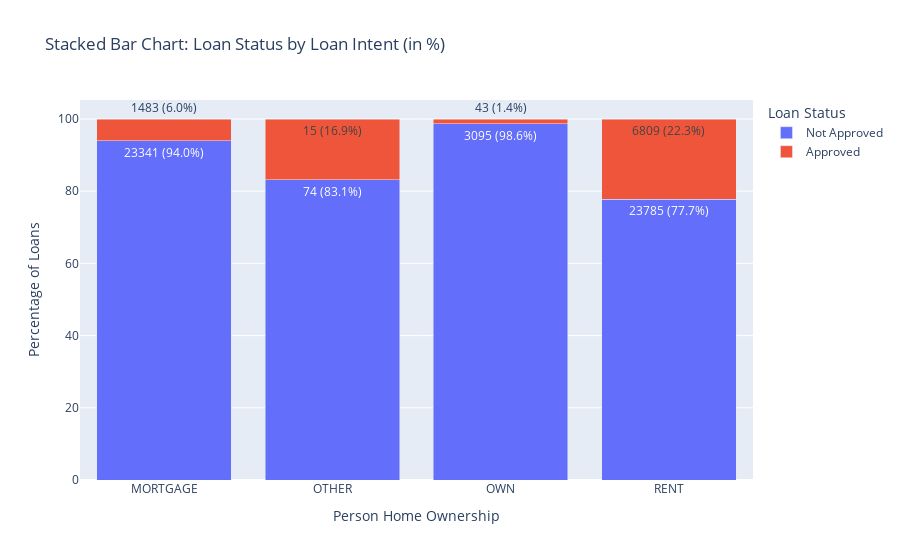

The code cell stored with this chart in its notebook:
### Code cell
import plotly.express as px
import pandas as pd

# Group and calculate count
grouped_df = df_train.groupby(['person_home_ownership', 'loan_status']).size().reset_index(name='count')

# Calculate total per loan_intent
total_per_intent = grouped_df.groupby('person_home_ownership')['count'].transform('sum')

# Calculate percentage
grouped_df['percentage'] = (grouped_df['count'] / total_per_intent) * 100

# Format label: count (percentage)
grouped_df['label'] = grouped_df['count'].astype(str) + ' (' + grouped_df['percentage'].round(1).astype(str) + '%)'

# Map loan_status for better labels
grouped_df['loan_status'] = grouped_df['loan_status'].map({0: 'Not Approved', 1: 'Approved'})

# Plot stacked bar with proportions
fig = px.bar(
    grouped_df,
    x='person_home_ownership',
    y='percentage',
    color='loan_status',
    text='label',
    barmode='stack',
    labels={
        'person_home_ownership': 'Person Home Ownership',
        'percentage': 'Percentage of Loans',
        'loan_status': 'Loan Status'
    },
    title='Stacked Bar Chart: Loan Status by Loan Intent (in %)'
)



fig.show()

### Figure 1 — Plotly figure (JSON) as saved in the notebook; plotly's stock layout.template omitted (floating-point values rounded to 4 significant figures)
{"data": [{"hovertemplate": "Loan Status=Not Approved<br>Person Home Ownership=%{x}<br>Percentage of Loans=%{y}<br>label=%{text}<extra></extra>", "legendgroup": "Not Approved", "marker": {"color": "#636efa", "pattern": {"shape": ""}}, "name": "Not Approved", "orientation": "v", "showlegend": true, "text": ["23341 (94.0%)", "74 (83.1%)", "3095 (98.6%)", "23785 (77.7%)"], "textposition": "auto", "type": "bar", "x": ["MORTGAGE", "OTHER", "OWN", "RENT"], "xaxis": "x", "y": [94.03, 83.15, 98.63, 77.74], "yaxis": "y"}, {"hovertemplate": "Loan Status=Approved<br>Person Home Ownership=%{x}<br>Percentage of Loans=%{y}<br>label=%{text}<extra></extra>", "legendgroup": "Approved", "marker": {"color": "#EF553B", "pattern": {"shape": ""}}, "name": "Approved", "orientation": "v", "showlegend": true, "text": ["1483 (6.0%)", "15 (16.9%)", "43 (1.4%)", "6809 (22.3%)"], "textposition": "auto", "type": "bar", "x": ["MORTGAGE", "OTHER", "OWN", "RENT"], "xaxis": "x", "y": [5.974, 16.85, 1.37, 22.26], "yaxis": "y"}], "layout": {"barmode": "stack", "legend": {"title": {"text": "Loan Status"}, "tracegroupgap": 0}, "title": {"text": "Stacked Bar Chart: Loan Status by Loan Intent (in %)"}, "xaxis": {"anchor": "y", "domain": [0, 1], "title": {"text": "Person Home Ownership"}}, "yaxis": {"anchor": "x", "domain": [0, 1], "title": {"text": "Percentage of Loans"}}}}
